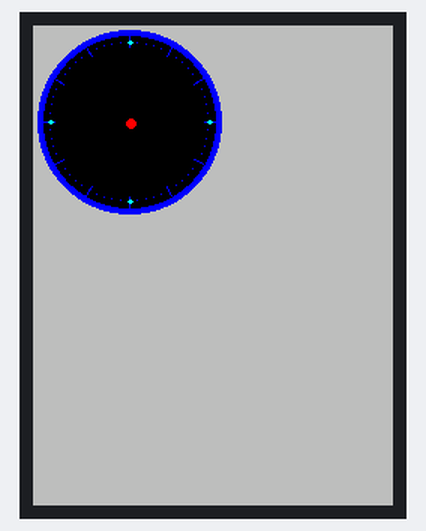
The sketch below on a simulated ESP32. Shown: 240×320 colour display. WiFi joins after 1.5 s; servers stay silent unless stated; the local clock reads 2024-03-15 10:24:30 at power-on unless the sketch sets it; what the sketch prints to the serial monitor is not drawn.

Above: at 1.8 s.
At 3.8 s:
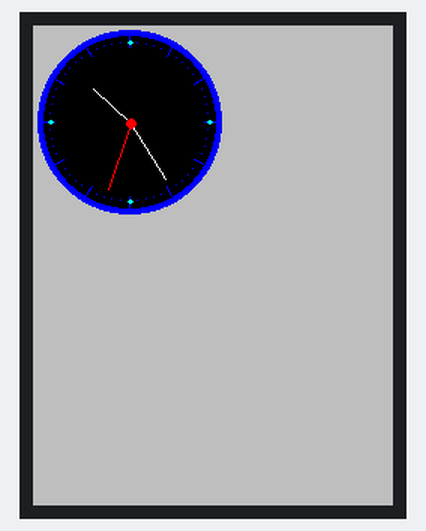
At 11.8 s:
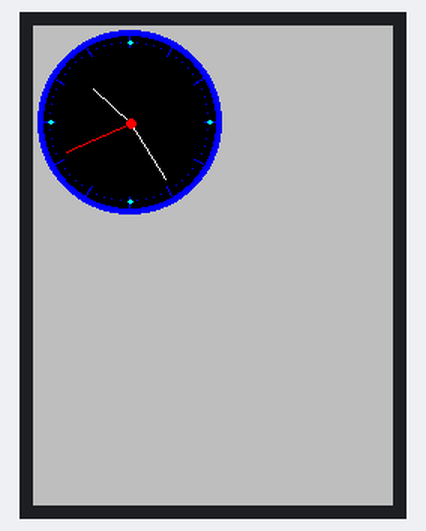
At 20.8 s:
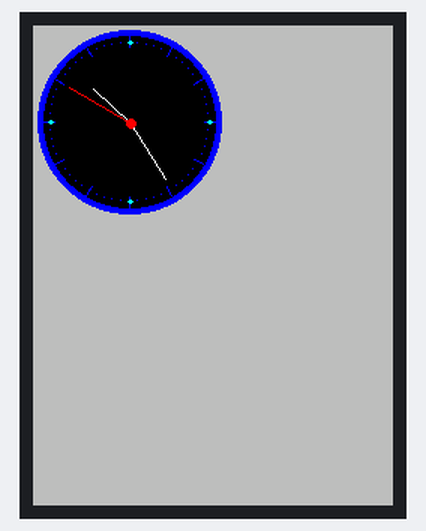
At 29.8 s:
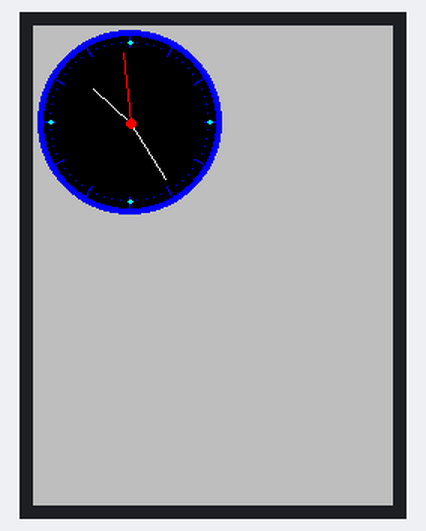
At 38.9 s:
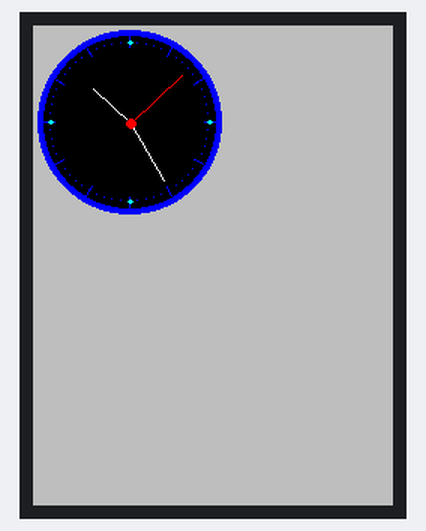

The sketch:

esp32_clock.ino
```cpp
// configure your connection here
#define USE_EDUROAM 1
#define WIFI_USER "REDACTED"
#define WIFI_SSID "eduroam"
#define WIFI_PASS "REDACTED"
// end of configuration

#include "WiFi.h"
#include "time.h"

const char* ntpServer = "pool.ntp.org";
const long gmtOffset_sec = 3600;
const int daylightOffset_sec= 0;

#if USE_EDUROAM
#include "esp_eap_client.h"
const char* ssid = "eduroam";
const char* user = WIFI_USER;
#else
const char* ssid = WIFI_SSID;
#endif

const char* pass = WIFI_PASS;

// dump some details of the WiFi connection (if any) to the serial line
void print_wifi_info ()
{
  if (WiFi.status() == WL_CONNECTED)
  {
    Serial.print("Connected to WiFi network: ");
    Serial.println(WiFi.SSID());
    Serial.print("IP address: ");
    Serial.println(WiFi.localIP());
    Serial.print("Gateway address: ");
    Serial.println(WiFi.gatewayIP());
    Serial.print("Subnet mask: ");
    Serial.println(WiFi.subnetMask());
    Serial.print("MAC address: ");
    Serial.println(WiFi.macAddress());
  }
  else
  {
    Serial.println("WiFi not connected");
    Serial.print("MAC address: ");
    Serial.println(WiFi.macAddress());
  }
}

void wifi_connect ( float timeout = 15 )
{
  unsigned long deadline;

  WiFi.disconnect(true);
  WiFi.mode(WIFI_STA);

#if USE_EDUROAM
  Serial.printf("Connecting to eduroam as user %s\n", user);
  esp_eap_client_set_identity((uint8_t *)user, strlen(user));
  esp_eap_client_set_username((uint8_t *)user, strlen(user));
  esp_eap_client_set_password((uint8_t *)pass, strlen(pass));
  esp_wifi_sta_enterprise_enable();
  WiFi.begin(ssid);
#else
  Serial.printf("Connecting to %s\n", ssid);
  WiFi.begin(ssid, pass);
#endif

  deadline = millis() + (unsigned long)(timeout * 1000);

  while ((WiFi.status() != WL_CONNECTED) && (millis() < deadline))
  {
    delay(500);
    Serial.print(".");
  }

  Serial.println("");
  print_wifi_info();
}

#include <SPI.h>
#include <TFT_eSPI.h>

TFT_eSPI tft = TFT_eSPI();

#define TFT_GREY 0xBDF7

float sx = 0, sy = 1, mx = 1, my = 0, hx = -1, hy = 0;    // Saved H, M, S x & y multipliers
float sdeg=0, mdeg=0, hdeg=0;
uint16_t osx=64, osy=64, omx=64, omy=64, ohx=64, ohy=64;  // Saved H, M, S x & y coords
uint16_t x0=0, x1=0, yy0=0, yy1=0;
uint32_t targetTime = 0;                    // for next 1 second timeout

static uint8_t conv2d(const char* p) {
  uint8_t v = 0;
  if ('0' <= *p && *p <= '9')
    v = *p - '0';
  return 10 * v + *++p - '0';
}

//uint8_t hh=conv2d(__TIME__), mm=conv2d(__TIME__+3), ss=conv2d(__TIME__+6);  // Get H, M, S from compile time
uint8_t hh=0, mm=0, ss=0;   // will be set from NTP

bool initial = 1;

void printLocalTime() {
  struct tm timeinfo;
  if (!getLocalTime(&timeinfo)) {
    Serial.println("Failed to obtain time");
    return;
  }
  Serial.println(&timeinfo, "%A, %B %d %Y %H:%M:%S");
}

bool updateTimeFromNTP() {
  struct tm timeinfo;
  if (!getLocalTime(&timeinfo)) {
    return false;               // NTP not ready yet
  }
  hh = timeinfo.tm_hour;
  mm = timeinfo.tm_min;
  ss = timeinfo.tm_sec;
  return true;
}

void setup(void) {
  // put your setup code here, to run once:

  //WiFi related
  Serial.begin(115200);
  wifi_connect ();

  //Setting up screen display
  tft.init();
  tft.setRotation(0);
  tft.fillScreen(TFT_GREY);
  tft.setTextColor(TFT_RED, TFT_GREY);  // Adding a black background colour erases previous text automatically

  // Draw clock face
  tft.fillCircle(64, 64, 61, TFT_BLUE);
  tft.fillCircle(64, 64, 57, TFT_BLACK);

  // Draw 12 lines
  for(int i = 0; i<360; i+= 30) {
    sx = cos((i-90)*0.0174532925);
    sy = sin((i-90)*0.0174532925);
    x0 = sx*57+64;
    yy0 = sy*57+64;
    x1 = sx*50+64;
    yy1 = sy*50+64;

    tft.drawLine(x0, yy0, x1, yy1, TFT_BLUE);
  }

  // Draw 60 dots
  for(int i = 0; i<360; i+= 6) {
    sx = cos((i-90)*0.0174532925);
    sy = sin((i-90)*0.0174532925);
    x0 = sx*53+64;
    yy0 = sy*53+64;

    tft.drawPixel(x0, yy0, TFT_BLUE);
    if(i==0 || i==180) tft.fillCircle(x0, yy0, 1, TFT_CYAN);
    if(i==0 || i==180) tft.fillCircle(x0+1, yy0, 1, TFT_CYAN);
    if(i==90 || i==270) tft.fillCircle(x0, yy0, 1, TFT_CYAN);
    if(i==90 || i==270) tft.fillCircle(x0+1, yy0, 1, TFT_CYAN);
  }

  tft.fillCircle(65, 65, 3, TFT_RED);

  targetTime = millis() + 1000;
   // Configure NTP time synchronization
  configTime(gmtOffset_sec, daylightOffset_sec, ntpServer);

  // Wait a moment and print time
  delay(2000);
  printLocalTime();

}


void loop() {
  if (targetTime < millis()) {
    targetTime = millis() + 1000;
    printLocalTime();

    if (!updateTimeFromNTP()) return;   // skip drawing until we have real time

    // Pre-compute hand degrees, x & y coords
    sdeg = ss*6;
    mdeg = mm*6 + sdeg*0.01666667;
    hdeg = hh*30 + mdeg*0.0833333;
    hx = cos((hdeg-90)*0.0174532925);
    hy = sin((hdeg-90)*0.0174532925);
    mx = cos((mdeg-90)*0.0174532925);
    my = sin((mdeg-90)*0.0174532925);
    sx = cos((sdeg-90)*0.0174532925);
    sy = sin((sdeg-90)*0.0174532925);

    if (ss==0 || initial) {
      initial = 0;
      // Erase hour and minute hands
      tft.drawLine(ohx, ohy, 65, 65, TFT_BLACK);
      ohx = hx*33+65;
      ohy = hy*33+65;
      tft.drawLine(omx, omy, 65, 65, TFT_BLACK);
      omx = mx*44+65;
      omy = my*44+65;
    }

    // Redraw hands
    tft.drawLine(osx, osy, 65, 65, TFT_BLACK);
    tft.drawLine(ohx, ohy, 65, 65, TFT_WHITE);
    tft.drawLine(omx, omy, 65, 65, TFT_WHITE);
    osx = sx*47+65;
    osy = sy*47+65;
    tft.drawLine(osx, osy, 65, 65, TFT_RED);

    tft.fillCircle(65, 65, 3, TFT_RED);
  }
}
```

Measured:
- what the display in image 0 shows lasts 2.0 s, from 1.8 s to 3.8 s
- what the display in image 1 shows lasts 1.0 s, from 3.8 s to 4.8 s
